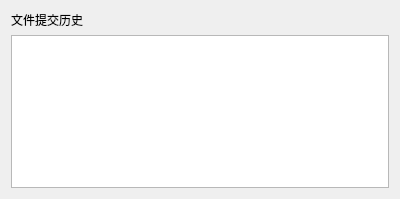
<?xml version="1.0" encoding="UTF-8"?>
<ui version="4.0">
 <class>FileBackupList</class>
 <widget class="QWidget" name="FileBackupList">
  <property name="geometry">
   <rect>
    <x>0</x>
    <y>0</y>
    <width>400</width>
    <height>199</height>
   </rect>
  </property>
  <property name="windowTitle">
   <string>Form</string>
  </property>
  <layout class="QGridLayout" name="gridLayout">
   <item row="0" column="0">
    <widget class="QLabel" name="label">
     <property name="text">
      <string>文件提交历史</string>
     </property>
    </widget>
   </item>
   <item row="1" column="0">
    <widget class="QListWidget" name="listWidget"/>
   </item>
  </layout>
 </widget>
 <resources/>
 <connections/>
</ui>
